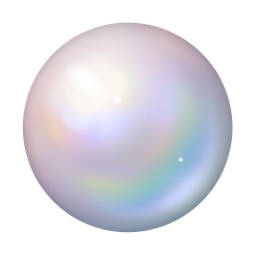
#> input picture art/icons/inci/I1b.png, 256 x 256 px
$ python inci_k2.py I1b.png I1b.png
#> lines starting #> are read from the running program, lines starting #| are printed output that depends on the picture; after the words box and inside, x2 and y2 are one past the last pixel; in counts of white or black regions, pixels touching at a corner belong together
### art/icons/gunes_tasi/oklab.py
"""OKLab yardımcıları (kehribar + güneş taşı yeniden boyama)."""
import numpy as np

M1 = np.array([[0.4122214708, 0.5363325363, 0.0514459929], [0.2119034982, 0.6806995451, 0.1073969566],
               [0.0883024619, 0.2817188376, 0.6299787005]])
M2 = np.array([[0.2104542553, 0.7936177850, -0.0040720468], [1.9779984951, -2.4285922050, 0.4505937099],
               [0.0259040371, 0.7827717876, -0.8086757248]])
iM1, iM2 = np.linalg.inv(M1), np.linalg.inv(M2)


def s2l(c): return np.where(c <= 0.04045, c / 12.92, ((c + 0.055) / 1.055) ** 2.4)


def l2s(c):
    c = np.clip(c, 0, 1)
    return np.where(c <= 0.0031308, c * 12.92, 1.055 * c ** (1 / 2.4) - 0.055)


def to_lab(rgb): return np.cbrt(s2l(rgb) @ M1.T) @ M2.T


def to_lin(lab): return ((lab @ iM2.T) ** 3) @ iM1.T


def to_srgb(lab):
    L, ab = lab[..., :1], lab[..., 1:]
    lo, hi = np.zeros(L.shape), np.ones(L.shape)
    for _ in range(18):
        s = (lo + hi) / 2
        lin = to_lin(np.concatenate([L, ab * s], -1))
        g = np.all((lin >= -1e-4) & (lin <= 1 + 1e-4), -1, keepdims=True)
        lo, hi = np.where(g, s, lo), np.where(g, hi, s)
    lin = to_lin(lab)
    ok = np.all((lin >= -1e-4) & (lin <= 1 + 1e-4), -1, keepdims=True)
    return l2s(to_lin(np.concatenate([L, ab * np.where(ok, 1.0, lo)], -1)))


def lch(L, C, h_deg):
    h = np.deg2rad(h_deg)
    return np.stack([L, C * np.cos(h), C * np.sin(h)], -1)


def to_lch(rgb):
    lab = to_lab(rgb)
    return lab[..., 0], np.hypot(lab[..., 1], lab[..., 2]), np.rad2deg(np.arctan2(lab[..., 2], lab[..., 1]))

### art/icons/inci/inci_k2.py
"""İnci simgesini K2 (kehribar çakıl) çizim dilinde yeniden işle — yalnız kodla, OKLab.
Çizim dili: kenara doğru belirgin gölge/derinlik, içten hafif ışıma, net parlama, bir iki küçük ışıltı.
Öz: yuvarlak inci, sedef yanardönerliği, açık ve değerli görünüş, sarı/altın yok, dış çizgi yok.
Yanardöner desen bugünkü S'den alınır (delik bölgesi doldurulur), gövde küre geometrisiyle yeniden gölgelenir.
Kullanım: python3 inci_k2.py <S.png> <çıktı klasörü>
"""
import os
import sys

import numpy as np
from PIL import Image

sys.path.insert(0, os.path.join(os.path.dirname(os.path.abspath(__file__)), "..", "keh"))
from oklab import lch, to_lab, to_lch, to_srgb  # noqa: E402

SRC, OUT = sys.argv[1], sys.argv[2]
os.makedirs(OUT, exist_ok=True)
N = 256


def gblur(x, r):
    n = int(np.ceil(3 * r))
    k = np.exp(-0.5 * (np.arange(-n, n + 1) / r) ** 2); k /= k.sum()
    p = np.pad(x, [(n, n), (n, n)] + [(0, 0)] * (x.ndim - 2), mode="edge")
    p = np.apply_along_axis(lambda v: np.convolve(v, k, "valid"), 0, p)
    return np.apply_along_axis(lambda v: np.convolve(v, k, "valid"), 1, p)


def save(rgb, a, name):
    o = np.concatenate([np.clip(rgb, 0, 1), np.clip(a, 0, 1)[..., None]], -1)
    Image.fromarray(np.round(o * 255).astype(np.uint8), "RGBA").save(os.path.join(OUT, name + ".png"))


# ---------- S'den yanardöner desen ----------
s = np.asarray(Image.open(SRC).convert("RGBA")).astype(np.float64) / 255
sa = s[..., 3]
slab = to_lab(s[..., :3])
yy, xx = np.mgrid[0:N, 0:N].astype(np.float64)
SC, SR = 127.5, 112.5
# delik (üstte): koyu küçük elips -> maskeli bulanıklıkla doldur
hole = np.hypot((xx - 127.5) / 36, (yy - 25) / 21) < 1
w = ((sa > 0.98) & ~hole).astype(float)
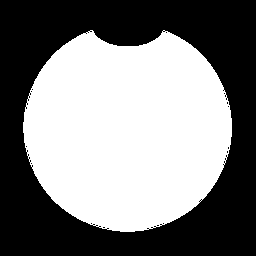
#> w: shape (256, 256) float64; values 0 (black) and 1 (white), 50% white; 15 black regions (14 under 20 px), largest, box (x1, y1, x2, y2) and area: (0, 0, 256, 256) 32721
fillab = np.stack([gblur(slab[..., k] * w, 12) for k in range(3)], -1) / np.maximum(gblur(w, 12)[..., None], 1e-4)
#> in gblur, `return np.apply_along_axis(lambda v: np.convolve(v, k, "valid"), 1, p)`:
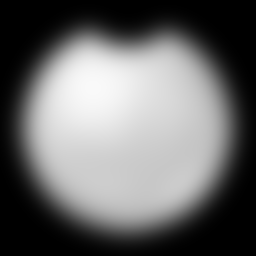
#> returned value: shape (256, 256) float64; min 0, max 0.979, mean 0.414
#> in gblur (call 4), `p = np.pad(x, [(n, n), (n, n)] + [(0, 0)] * (x.ndim - 2), mode="edge")`: p: shape (328, 328) float64; values 0 (black) and 1 (white), 30.5% white; 1 white region, box (x1, y1, x2, y2) and area: (59, 66, 268, 268) 32796
feather = np.clip(gblur(hole.astype(float), 4.0) * 1.3, 0, 1)[..., None]
slab_f = slab * (1 - feather) + fillab * feather
# desen = renk sapması (a, b), ortancadan
m = sa > 0.98
#> m: shape (256, 256) bool; 51.8% white; 18 black regions (17 under 20 px), largest, box (x1, y1, x2, y2) and area: (0, 0, 256, 256) 31537
sheenA = slab_f[..., 1] - np.median(slab_f[..., 1][m])
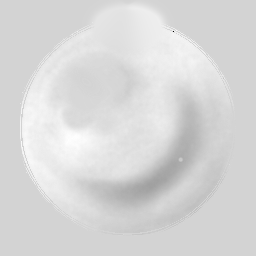
#> sheenA: shape (256, 256) float64; min -0.207, max 0.0308, mean -0.00549; drawn with min black and max white
sheenB = slab_f[..., 2] - np.median(slab_f[..., 2][m])
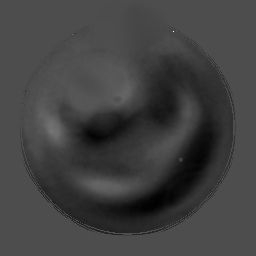
#> sheenB: shape (256, 256) float64; min -0.0487, max 0.169, mean 0.00774; drawn with min black and max white
sheen = np.stack([gblur(sheenA, 1.2), gblur(sheenB, 1.2)], -1)
#> in gblur (call 6), `p = np.apply_along_axis(lambda v: np.convolve(v, k, "valid"), 0, p)`:
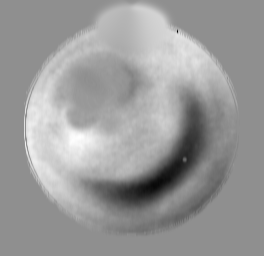
#> p: shape (256, 264) float64; min -0.0599, max 0.03, mean -0.00561; drawn with min black and max white
sL = slab_f[..., 0]


def sample_sheen(R, cx=128.0, cy=128.0):
    """S'nin desenini yarıçapı R olan yeni küreye ölçekle (bilineer)."""
    u = (xx - cx) / R * SR + SC
    v = (yy - cy) / R * SR + SC
    u = np.clip(u, 0, N - 1.001); v = np.clip(v, 0, N - 1.001)
    x0, y0 = np.floor(u).astype(int), np.floor(v).astype(int)
    fx, fy = u - x0, v - y0
    def bil(img):
        a = img[y0, x0]; b = img[y0, x0 + 1]; c = img[y0 + 1, x0]; d = img[y0 + 1, x0 + 1]
        if img.ndim == 3:
            fx_, fy_ = fx[..., None], fy[..., None]
        else:
            fx_, fy_ = fx, fy
        return a * (1 - fx_) * (1 - fy_) + b * fx_ * (1 - fy_) + c * (1 - fx_) * fy_ + d * fx_ * fy_
    return bil(sheen), bil(sL)


def norm(v):
    v = np.array(v, float); return v / np.linalg.norm(v)


LIGHT = norm([-0.45, -0.55, 0.70])
HALF = norm(LIGHT + np.array([0, 0, 1.0]))
BOUNCE = norm([0.55, 0.62, 0.25])


def pearl(P, R, cx=128.0, cy=128.0):
    """Küre inci: P ayarları. Döner: rgb, alfa, geometri."""
    d = np.hypot(xx - cx, yy - cy)
    a = np.clip(R + 0.5 - d, 0, 1)
    nx, ny = (xx - cx) / R, (yy - cy) / R
    r2 = np.clip(nx ** 2 + ny ** 2, 0, 1)
    nz = np.sqrt(1 - r2)
    lam = np.clip(nx * LIGHT[0] + ny * LIGHT[1] + nz * LIGHT[2], 0, 1)
    wrap = P.get("wrap", 0.35)
    diff = (lam + wrap) / (1 + wrap)
    fres = (1 - nz) ** 1.0
    L = P["Lmin"] + (P["Lmax"] - P["Lmin"]) * diff ** P.get("gamma", 1.2)
    L = L - P.get("rimL", 0.10) * fres ** 2.2
    # S'nin parlaklık dokusundan biraz (özgün yumuşak yansımalar)
    sh, sl = sample_sheen(R, cx, cy)
    L = L + P.get("tex", 0.35) * (sl - np.median(sL[m]))
    # sağ altta geri yansıma (derinlik)
    rr = np.sqrt(r2)
    diag = np.clip((nx + ny) / np.sqrt(2), -1, 1)
    b = np.exp(-((rr - 0.80) / 0.09) ** 2) * np.clip((diag - 0.15) / 0.7, 0, 1)
    L = L + P.get("bounceL", 0.10) * b
    # içten ışıma (sedefin "orient" parıltısı)
    g = np.exp(-((nx + 0.16) ** 2 + (ny + 0.18) ** 2) / (2 * P.get("glow_s", 0.40) ** 2))
    L = L + P.get("glowL", 0.05) * g
    # renk: gövde + S'nin yanardöner deseni + kenarda ince film gökkuşağı
    h0 = np.interp(fres, [0, 1], P["hue"])
    C0 = P["C"] * (0.85 + 0.3 * fres)
    A = C0 * np.cos(np.deg2rad(h0)) + P.get("sheen", 1.0) * sh[..., 0]
    B = C0 * np.sin(np.deg2rad(h0)) + P.get("sheen", 1.0) * sh[..., 1]
    tf = P.get("film", 0.025) * np.clip((fres - 0.25) / 0.6, 0, 1)
    ht = P.get("film_h", 330) + 300 * fres
    A = A + tf * np.cos(np.deg2rad(ht)); B = B + tf * np.sin(np.deg2rad(ht))
    bt = P.get("bounce_tint", None)
    if bt is not None:
        A = A + bt[0] * b; B = B + bt[1] * b
    # parlama: K2'deki gibi sol üstte net, yumuşak kenarlı elips + küçük nokta; ayrıca geniş yumuşak parıltı
    nh = np.clip(nx * HALF[0] + ny * HALF[1] + nz * HALF[2], 0, 1)
    soft = nh ** 9 * P.get("soft", 0.10)
    L = L + soft
    ex, ey = P.get("hl", (-0.40, -0.44))
    rot = np.deg2rad(38)
    u, v = nx - ex, ny - ey
    rx = (u * np.cos(rot) + v * np.sin(rot)) / P.get("hl_w", 0.25)
    ry = (-u * np.sin(rot) + v * np.cos(rot)) / P.get("hl_h", 0.13)
    spec = np.clip(1 - (rx ** 2 + ry ** 2), 0, 1) ** 1.3 * P.get("spec", 0.95)
    dot = np.clip(1 - (((nx - ex - 0.30) / 0.055) ** 2 + ((ny - ey - 0.17) / 0.045) ** 2), 0, 1) ** 1.3 * 0.85
    spec = np.maximum(spec, dot)
    L = L * (1 - spec) + 1.0 * spec
    A = A * (1 - spec); B = B * (1 - spec)
    # küçük ışıltılar
    for (sx, sy, sr, k) in P.get("glints", []):
        gd = np.hypot(xx - (cx + sx * R), yy - (cy + sy * R))
        gk = np.clip((sr - gd) / max(sr * 0.6, 0.8) + 0.5, 0, 1) * k
        L = L * (1 - gk) + 1.0 * gk
        A = A * (1 - gk); B = B * (1 - gk)
    rgb = to_srgb(np.stack([np.clip(L, 0, 1), A, B], -1))
    return rgb, a, dict(nx=nx, ny=ny, nz=nz, R=R, cx=cx, cy=cy, d=d)


def add_hole(rgb, a, g, depth=0.70):
    """Bugünkü S'deki gibi üstte küçük delik (yalnız S'ye yakın seçeneklerde)."""
    L, C, h = to_lch(rgb)
    cx, cy, R = g["cx"], g["cy"] - 0.86 * g["R"], g["R"]
    ex = np.hypot((xx - cx) / (0.105 * R), (yy - cy) / (0.050 * R))
    inner = np.clip((1 - ex) * 3.0, 0, 1)
    lip = np.clip(1 - np.abs(ex - 1.08) / 0.22, 0, 1) * (yy > cy)
    L = L * (1 - inner) + depth * inner + 0.05 * lip
    C = C * (1 - 0.5 * inner)
    return to_srgb(lch(np.clip(L, 0, 1), C, np.where(inner > 0, 300, h)))


# ---------- S tabanlı K2 işlemi ----------
def from_s(P, D, keep_hole=False):
    """Bugünkü S'nin kendi parlaklık dokusu + yanardöner deseni korunur; üstüne K2 dili:
    küre gölgesi, kenara doğru derinlik, sağ altta geri yansıma, içten ışıma, net parlama, ışıltı."""
#> called with D = 212, keep_hole = True
    lab = slab if keep_hole else slab_f
    L0 = lab[..., 0]
    nx, ny = (xx - SC) / SR, (yy - SC) / SR
    r2 = np.clip(nx ** 2 + ny ** 2, 0, 1)
    nz = np.sqrt(1 - r2)
    rr = np.sqrt(r2)
    lam = np.clip(nx * LIGHT[0] + ny * LIGHT[1] + nz * LIGHT[2], 0, 1)
    diff = (lam + 0.35) / 1.35
    fres = 1 - nz
    t0 = np.clip((L0 - 0.74) / 0.24, 0, 1)
    t = P.get("mix", 0.5) * t0 + (1 - P.get("mix", 0.5)) * diff ** P.get("gamma", 1.05)
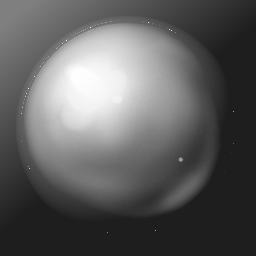
#> t: shape (256, 256) float64; min 0.121, max 1, mean 0.373
    L = P["Lmin"] + (P["Lmax"] - P["Lmin"]) * t
    L = L - P.get("rimL", 0.07) * fres ** 2.2
    diag = np.clip((nx + ny) / np.sqrt(2), -1, 1)
    bnc = np.exp(-((rr - 0.80) / 0.09) ** 2) * np.clip((diag - 0.15) / 0.7, 0, 1)
    L = L + P.get("bounceL", 0.10) * bnc
    g = np.exp(-((nx + 0.16) ** 2 + (ny + 0.18) ** 2) / (2 * P.get("glow_s", 0.40) ** 2))
    L = L + P.get("glowL", 0.04) * g
    # renk: gövde + S'nin deseni (gölgede biraz azalır: çamurlaşmasın)
    h0 = np.interp(fres, [0, 1], P["hue"])
    C0 = P["C"] * (0.85 + 0.3 * fres)
    k = P.get("sheen", 1.0) * (0.55 + 0.45 * diff) * (1 - P.get("rim_sheen", 0.0) * np.clip((rr - 0.55) / 0.35, 0, 1))
    A = C0 * np.cos(np.deg2rad(h0)) + k * sheen[..., 0]
    B = C0 * np.sin(np.deg2rad(h0)) + k * sheen[..., 1]
    bt = P.get("bounce_tint", (0, 0))
    A = A + bt[0] * bnc; B = B + bt[1] * bnc
#> after `B = B + bt[1] * bnc`:
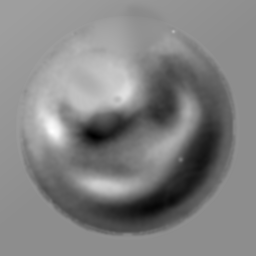
#> B: shape (256, 256) float64; min -0.0738, max 0.0509, mean -0.00986; drawn with min black and max white
    # net parlama (K2 gibi) + küçük nokta
    ex, ey = P.get("hl", (-0.40, -0.44))
    rot = np.deg2rad(38)
    u, v = nx - ex, ny - ey
    rx = (u * np.cos(rot) + v * np.sin(rot)) / 0.25
    ry = (-u * np.sin(rot) + v * np.cos(rot)) / 0.13
    spec = np.clip(1 - (rx ** 2 + ry ** 2), 0, 1) ** 1.3 * P.get("spec", 0.95)
    dot = np.clip(1 - (((nx - ex - 0.30) / 0.055) ** 2 + ((ny - ey - 0.17) / 0.045) ** 2), 0, 1) ** 1.3 * 0.85
    spec = np.maximum(spec, dot)
    for (gx, gy, gr, gk) in P.get("glints", []):
        gd = np.hypot(xx - (SC + gx * SR), yy - (SC + gy * SR))
        spec = np.maximum(spec, np.clip((gr - gd) / max(gr * 0.6, 0.8) + 0.5, 0, 1) * gk)
    L = L * (1 - spec) + 1.0 * spec
    A = A * (1 - spec); B = B * (1 - spec)
    if keep_hole:   # delik özgün koyuluğunu korusun
        hk = (np.hypot((xx - 127.5) / 18, (yy - 23) / 9) < 1) & (L0 < 0.86)
        hk = np.clip(gblur(hk.astype(float), 0.8) * 1.5, 0, 1)
        L = L * (1 - hk) + (L0 - 0.18) * hk
    rgb = to_srgb(np.stack([np.clip(L, 0, 1), A, B], -1))
    # çapı D olacak şekilde küçült (önçarpımlı)
    kk = D / 226.0
    big = int(round(N * kk))
    pm = np.concatenate([rgb * sa[..., None], sa[..., None]], -1)
    ch = [np.asarray(Image.fromarray(pm[..., i].astype(np.float32), "F").resize((big, big), Image.LANCZOS)) for i in range(4)]
#> ch = 4 items
    o = (N - big) // 2
    cv = np.zeros((N, N, 4)); cv[o:o + big, o:o + big] = np.stack(ch, -1)
    A_ = np.clip(cv[..., 3], 0, 1)
    return np.clip(cv[..., :3] / np.maximum(A_[..., None], 1e-4), 0, 1), A_


# ---------- seçenekler ----------
D_MAIN = 212        # İ1–İ4 çapı (S 226)
D_EQ = 202          # İ6: K2 ile aynı alan (32 000 px²)
NEUTRAL = dict(Lmin=0.62, Lmax=0.93, hue=[300, 285], C=0.010, sheen=1.15, rimL=0.11, glowL=0.04,
               bounceL=0.10, bounce_tint=(-0.008, -0.020), spec=0.97)

# İ1: derinleştirilmiş S (aynı renk ve desen, K2 kadar hacim ve kontrast), delik korunur
P_I1 = dict(NEUTRAL, Lmin=0.68, Lmax=0.95, rimL=0.15, C=0.020, hue=[305, 290], sheen=1.45, bounceL=0.08,
            glints=[(0.50, 0.30, 2.2, 0.7)])
save(*from_s(P_I1, D_MAIN, keep_hole=True), "I1")
# İ1b: aynı ayarlar, delik yok (delik bölgesi S'nin çevresinden maskeli bulanıklıkla doldurulur)
save(*from_s(P_I1, D_MAIN, keep_hole=False), "I1b")
# İ2: pembe sedef, deliksiz
save(*from_s(dict(NEUTRAL, hue=[10, -12], C=0.050, sheen=0.75, rim_sheen=0.3, bounce_tint=(0.018, -0.012),
                  glints=[(0.50, 0.30, 2.2, 0.7)]), D_MAIN), "I2")
# İ3: soğuk lavanta / gümüş-mavi sedef, deliksiz
save(*from_s(dict(NEUTRAL, hue=[292, 252], C=0.040, Lmin=0.58, Lmax=0.92, sheen=0.75, bounce_tint=(-0.014, -0.028),
                  glints=[(0.50, 0.30, 2.2, 0.7)]), D_MAIN), "I3")
# İ4: krem inci + daha güçlü iç ışıma + iki ışıltı, deliksiz (fildişi: doygunluk çok düşük, altın değil)
save(*from_s(dict(NEUTRAL, hue=[45, 20], C=0.022, Lmin=0.63, Lmax=0.94, sheen=0.45, rim_sheen=0.5, glowL=0.08, glow_s=0.36,
                  bounce_tint=(0.012, -0.006),
                  glints=[(0.42, -0.08, 2.6, 0.85), (0.12, 0.55, 2.0, 0.75)]), D_MAIN), "I4")

# İ6: en sade — bugünkü S, yalnız boyu K2 ile eşit alana indirilir ve gölgesi biraz derinleşir (delik korunur)
s_rgb, s_a = s[..., :3], s[..., 3]
L, C, h = to_lch(s_rgb)
nx, ny = (xx - SC) / SR, (yy - SC) / SR
rr = np.clip(np.hypot(nx, ny), 0, 1)
L2 = 0.985 - (0.985 - L) * 1.45 - 0.06 * rr ** 4
C2 = C * 1.15
s2 = to_srgb(lch(np.clip(L2, 0, 1), C2, h))
k = D_EQ / 226.0
big = int(round(N * k))
pm = np.concatenate([s2 * s_a[..., None], s_a[..., None]], -1)
ch = [np.asarray(Image.fromarray(pm[..., i].astype(np.float32), "F").resize((big, big), Image.LANCZOS)) for i in range(4)]
#> ch = 4 items
o = (N - big) // 2
canvas = np.zeros((N, N, 4))
canvas[o:o + big, o:o + big] = np.stack(ch, -1)
A6 = np.clip(canvas[..., 3], 0, 1)
RGB6 = np.clip(canvas[..., :3] / np.maximum(A6[..., None], 1e-4), 0, 1)
save(RGB6, A6, "I6")

# İ5: açık istiridye kabuğunun içinde inci
S5 = 4
NS = N * S5
Y5, X5 = np.mgrid[0:NS, 0:NS].astype(np.float64) / S5
cxs, cys = 128.0, 150.0
# alt kabuk: geniş yelpaze/çanak (yarım elips + dalgalı kenar), üst kabuk arkada açık kapak
def shell_mask(cx, cy, rx, ry, up, ribs=9, wav=0.045):
    ang = np.arctan2((Y5 - cy) / ry, (X5 - cx) / rx)
    rad = np.hypot((X5 - cx) / rx, (Y5 - cy) / ry)
    edge = 1 + wav * np.cos(ribs * 2 * ang)
    half = (Y5 >= cy) if not up else (Y5 <= cy)
    return np.clip((edge - rad) * rx * S5 / 2.0, 0, 1) * half, rad, ang
low, rad_l, ang_l = shell_mask(cxs, cys - 6, 112, 82, up=False)
top, rad_t, ang_t = shell_mask(cxs, cys - 40, 104, 92, up=True)
down = lambda x: np.asarray(Image.fromarray(x.astype(np.float32), "F").resize((N, N), Image.BOX))
low_a, top_a = down(low), down(top)
rad_l, ang_l = down(rad_l), down(ang_l)
rad_t, ang_t = down(rad_t), down(ang_t)
def shell_color(rad, ang, inner_tone, outer, a_):
    ribs = 0.5 + 0.5 * np.cos(18 * ang)
    Lb = inner_tone[0] - 0.10 * rad ** 2 + 0.05 * ribs * rad
    Cb = inner_tone[1]
    hb = inner_tone[2] + 20 * rad
    # dış kenar şeridi (kabuğun kalınlığı) daha koyu
    rim = np.clip((rad - 0.86) / 0.12, 0, 1)
    Lb = Lb * (1 - rim) + outer[0] * rim
    Cb = Cb * (1 - rim) + outer[1] * rim
    hb = hb * (1 - rim) + outer[2] * rim
    return to_srgb(lch(np.clip(Lb, 0, 1), Cb, hb))
top_rgb = shell_color(rad_t, ang_t, (0.74, 0.030, 280), (0.58, 0.035, 250), top_a)
low_rgb = shell_color(rad_l, ang_l, (0.86, 0.028, 300), (0.62, 0.040, 250), low_a)
P5 = dict(NEUTRAL, hue=[300, 270], C=0.014, glints=[(-0.30, -0.52, 2.2, 0.9)])
pr, pa, pg = pearl(P5, 62, cx=128, cy=128)
#> pg = 7 items
# katmanlar: üst kabuk (arka) -> inci -> alt kabuk (önde, incinin alt kısmını sarar)
lowL = (yy > 150).astype(float)
out_rgb = top_rgb * top_a[..., None]
out_a = top_a.copy()
out_rgb = pr * pa[..., None] + out_rgb * (1 - pa[..., None]); out_a = pa + out_a * (1 - pa)
la = low_a * np.clip((yy - 140) / 6, 0, 1) + low_a * (np.hypot(xx - 128, yy - 128) > 62)
la = np.clip(la, 0, 1) * low_a
out_rgb = low_rgb * la[..., None] + out_rgb * (1 - la[..., None]); out_a = la + out_a * (1 - la)
# kabuk içine incinin altında hafif gölge
A5 = np.clip(out_a, 0, 1)
rgb5 = np.clip(out_rgb / np.maximum(A5[..., None], 1e-4), 0, 1)
sh5 = np.exp(-((xx - 132) ** 2 / (2 * 40 ** 2) + (yy - 178) ** 2 / (2 * 10 ** 2))) * la
Lx, Cx, hx = to_lch(rgb5)
rgb5 = to_srgb(lch(np.clip(Lx - 0.10 * sh5, 0, 1), Cx, hx))
save(rgb5, A5, "I5")
print("ok")
